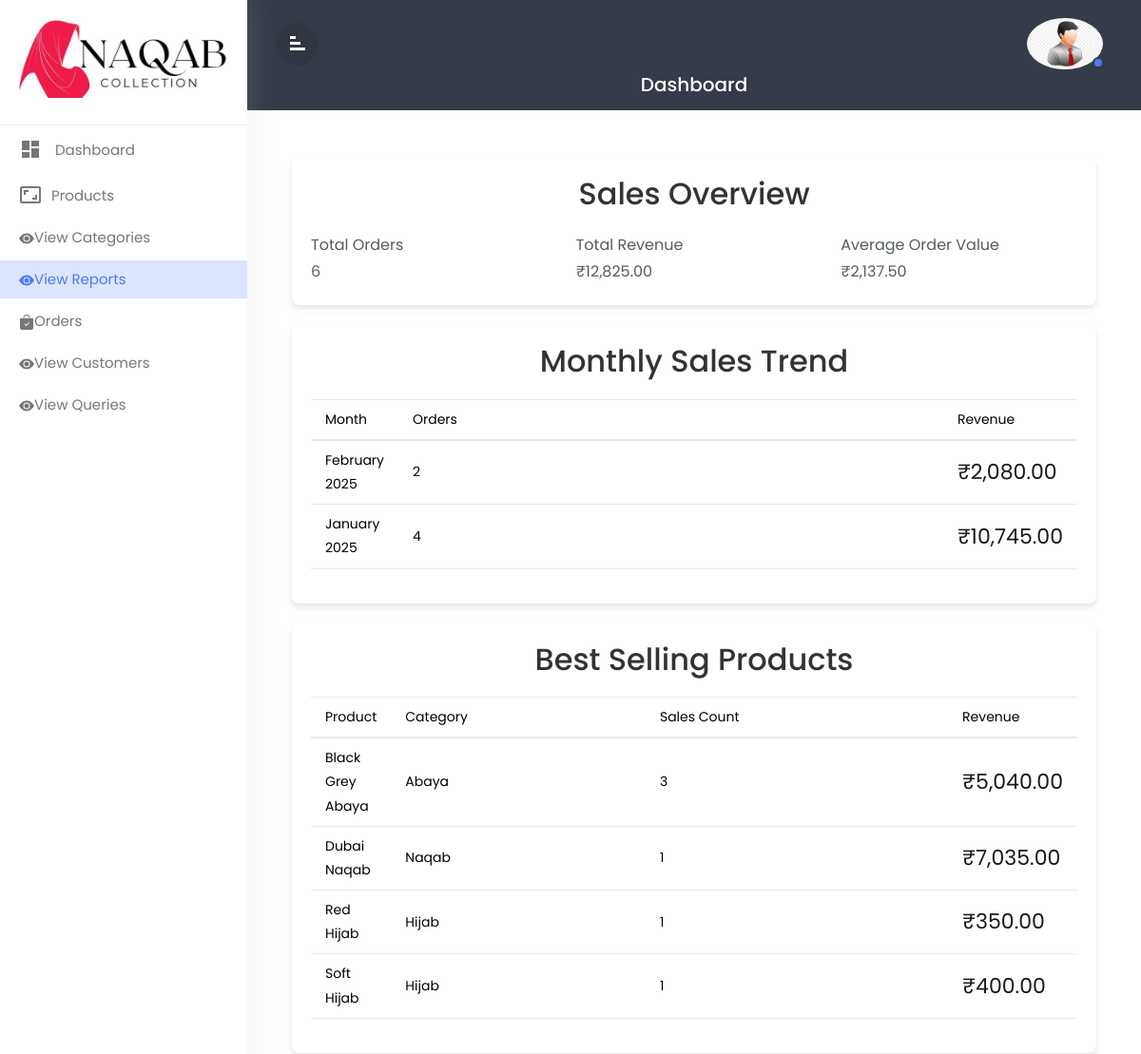
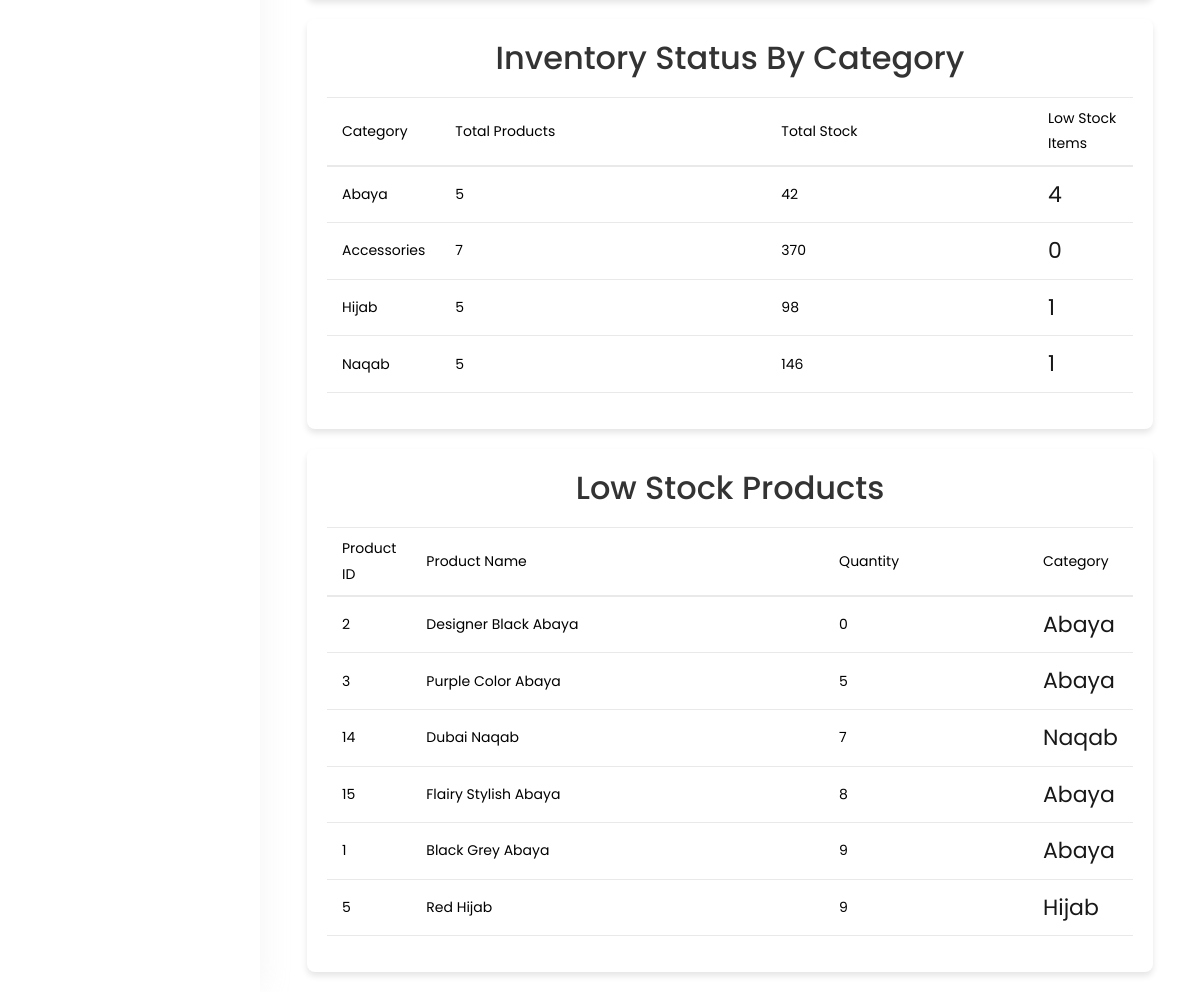
Page /admin/reports.php on the committed database (2 pictures, top to bottom).
### tables this page shows
CREATE TABLE `product` (
  `id` int(11) NOT NULL,
  `name` varchar(20) NOT NULL,
  `price` int(11) NOT NULL,
  `image` text DEFAULT NULL,
  `quantity` int(11) NOT NULL,
  `category` varchar(20) NOT NULL,
  `description` varchar(100) NOT NULL
);

### admin/reports.php (the view, shortened to what this page needs)
<!doctype html>
<html lang="en">
<head>
    <link href="https://cdn.jsdelivr.net/npm/bootstrap@5.3.3/dist/css/bootstrap.min.css" rel="stylesheet">
    <link rel="stylesheet" href="css/bootstrap.min.css">
    <link rel="stylesheet" href="css/custom.css">
</head>
<body>
    <div class="wrapper">
        <nav id="sidebar">
            <div class="sidebar-header">
                <h2><img src="img/logo.png" class="img-fluid" /></h2>
            </div>
            <ul class="list-unstyled components">
                <li>
                    <a href="admin\home.php" class="dashboard"><i class="material-icons">dashboard</i>
                        <span>Dashboard</span></a>
                </li>
                <li>
                    <a href="products.php">
                        <i class="material-icons">aspect_ratio</i>Products</a>
                </li>
                <ul>
                    <li> <a href="viewcat.php"><svg xmlns="http://www.w3.org/2000/svg" width="16" height="16" fill="currentColor" class="bi bi-eye-fill" viewBox="0 0 16 16">
                                <path d="M10.5 8a2.5 2.5 0 1 1-5 0 2.5 2.5 0 0 1 5 0" />
                                <path d="M0 8s3-5.5 8-5.5S16 8 16 8s-3 5.5-8 5.5S0 8 0 8m8 3.5a3.5 3.5 0 1 0 0-7 3.5 3.5 0 0 0 0 7" />
                            </svg>View Categories</a>
                    </li>
                </ul>
                <ul>
                    <ul>
                        <li class="active"> <a href="reports.php"><svg xmlns="http://www.w3.org/2000/svg" width="16" height="16" fill="currentColor" class="bi bi-eye-fill" viewBox="0 0 16 16">
                                    <path d="M10.5 8a2.5 2.5 0 1 1-5 0 2.5 2.5 0 0 1 5 0" />
                                    <path d="M0 8s3-5.5 8-5.5S16 8 16 8s-3 5.5-8 5.5S0 8 0 8m8 3.5a3.5 3.5 0 1 0 0-7 3.5 3.5 0 0 0 0 7" />
                                </svg>View Reports</a>
                        </li>
                    </ul>
                    <li>
                        <a href="orders.php">
                            Orders</a>
                    </li>
                </ul>
                <ul>
                    <li>
                        <a href="customers.php">
                            <svg xmlns="http://www.w3.org/2000/svg" width="16" height="16" fill="currentColor" class="bi bi-eye-fill" viewBox="0 0 16 16">
                                <path d="M10.5 8a2.5 2.5 0 1 1-5 0 2.5 2.5 0 0 1 5 0" />
                                <path d="M0 8s3-5.5 8-5.5S16 8 16 8s-3 5.5-8 5.5S0 8 0 8m8 3.5a3.5 3.5 0 1 0 0-7 3.5 3.5 0 0 0 0 7" />
                            </svg>View customers</a>
                    </li>
                </ul>
                <ul>
                    <li>
                        <a href="queries.php">
                            <svg xmlns="http://www.w3.org/2000/svg" width="16" height="16" fill="currentColor" class="bi bi-eye-fill" viewBox="0 0 16 16">
                                <path d="M10.5 8a2.5 2.5 0 1 1-5 0 2.5 2.5 0 0 1 5 0" />
                                <path d="M0 8s3-5.5 8-5.5S16 8 16 8s-3 5.5-8 5.5S0 8 0 8m8 3.5a3.5 3.5 0 1 0 0-7 3.5 3.5 0 0 0 0 7" />
                            </svg>View Queries</a>
                    </li>
                </ul>
        </nav>
        <div id="content">
            <div class="top-navbar">
                <div class="xp-topbar">
                    <div class="row">
                        <div class="col-2 col-md-1 col-lg-1 order-2 order-md-1 align-self-center">
                            <div class="xp-menubar">
                                <span class="material-icons text-white">signal_cellular_alt
                                </span>
                            </div>
                        </div>
                        <div class="col-md-5 col-lg-3 order-4 order-md-2">
                        </div>
                        <div class="col-10 col-md-6 col-lg-8 order-1 order-md-4">
                            <div class="xp-profilebar text-right">
                                <nav class="navbar p-0">
                                    <ul class="nav navbar-nav flex-row ml-auto">
                                        <li class="nav-item dropdown">
                                            <a class="nav-link" href="#" data-toggle="dropdown">
                                                <img src="img/admin.png" style="width:80px; border-radius:50%;height: 100%;" />
                                                <span class="xp-user-live"></span>
                                            </a>
                                        </li>
                                    </ul>
                                </nav>
                            </div>
                        </div>
                    </div>
                </div>
                <div class="xp-breadcrumbbar text-center">
                    <h4 class="page-title">Dashboard</h4>
                </div>
            </div>
            <br>
            <?php
            $conn = mysqli_connect('localhost', 'root', '', 'naqab');
            function getSalesSummary()
            {
                global $conn;
                $query = "
        SELECT
            COUNT(*) as total_orders,
            SUM(total_amount) as total_revenue,
            AVG(total_amount) as average_order_value
        FROM orders
    ";
                return mysqli_query($conn, $query);
            }
            function getMonthlySales()
            {
                global $conn;
                $query = "
        SELECT
            DATE_FORMAT(order_date, '%M %Y') as month,
            COUNT(*) as order_count,
            SUM(total_amount) as revenue
        FROM orders
        GROUP BY MONTH(order_date), YEAR(order_date)
        ORDER BY order_date DESC
        LIMIT 6
    ";
                return mysqli_query($conn, $query);
            }
            function getBestSellers()
            {
                global $conn;
                $query = "
        SELECT
            p.name as product_name,
            p.category,
            COUNT(o.id) as sales_count,
            SUM(o.total_amount) as revenue
        FROM orders o
        JOIN product p ON o.product_id = p.id
        GROUP BY p.id
        ORDER BY sales_count DESC
        LIMIT 5
    ";
                return mysqli_query($conn, $query);
            }
            function getInventoryStatus()
            {
                global $conn;
                $query = "
        SELECT
            category,
            COUNT(*) as total_products,
            SUM(quantity) as total_stock,
            SUM(CASE WHEN quantity <= 10 THEN 1 ELSE 0 END) as low_stock_items
        FROM product
        GROUP BY category
    ";
                return mysqli_query($conn, $query);
            }
            function getLowStockProducts()
            {
                global $conn;
                $query = "
        SELECT
            id,
            name,
            quantity,
            category
        FROM product
        WHERE quantity <= 10
        ORDER BY quantity ASC
    ";
                return mysqli_query($conn, $query);
            }
            ?>
            <!DOCTYPE html>
            <html lang="en">
            <head>
            </head>
            <body>
                <div class="report-container">
                    <h2 class="report-title">Sales Overview</h2>
                    <div class="row">
                        <?php
                        $sales_summary = getSalesSummary();
                        $summary = mysqli_fetch_assoc($sales_summary);
                        ?>
                        <div class="col-md-4">
                            <div class="metric-card">
                                <div class="metric-title">Total Orders</div>
                                <div class="metric-value"><?php echo number_format($summary['total_orders']); ?></div>
                            </div>
                        </div>
                        <div class="col-md-4">
                            <div class="metric-card">
                                <div class="metric-title">Total Revenue</div>
                                <div class="metric-value">₹<?php echo number_format($summary['total_revenue'], 2); ?></div>
                            </div>
                        </div>
                        <div class="col-md-4">
                            <div class="metric-card">
                                <div class="metric-title">Average Order Value</div>
                                <div class="metric-value">₹<?php echo number_format($summary['average_order_value'], 2); ?></div>
                            </div>
                        </div>
                    </div>
                </div>
                <div class="report-container">
                    <h2 class="report-title">Monthly Sales Trend</h2>
                    <div class="table-responsive">
                        <table class="table">
                            <thead>
                                <tr>
                                    <th>Month</th>
                                    <th>Orders</th>
                                    <th>Revenue</th>
                                </tr>
                            </thead>
                            <tbody>
                                <?php
                                $monthly_sales = getMonthlySales();
                                while ($row = mysqli_fetch_assoc($monthly_sales)):
                                ?>
                                    <tr>
                                        <td><?php echo $row['month']; ?></td>
                                        <td><?php echo $row['order_count']; ?></td>
                                        <td>₹<?php echo number_format($row['revenue'], 2); ?></td>
                                    </tr>
                                <?php endwhile; ?>
                            </tbody>
                        </table>
                    </div>
                </div>
                <div class="report-container">
                    <h2 class="report-title">Best Selling Products</h2>
                    <div class="table-responsive">
                        <table class="table">
                            <thead>
                                <tr>
                                    <th>Product</th>
                                    <th>Category</th>
                                    <th>Sales Count</th>
                                    <th>Revenue</th>
                                </tr>
                            </thead>
                            <tbody>
                                <?php
                                $best_sellers = getBestSellers();
                                while ($row = mysqli_fetch_assoc($best_sellers)):
                                ?>
                                    <tr>
                                        <td><?php echo $row['product_name']; ?></td>
                                        <td><?php echo $row['category']; ?></td>
                                        <td><?php echo $row['sales_count']; ?></td>
                                        <td>₹<?php echo number_format($row['revenue'], 2); ?></td>
                                    </tr>
                                <?php endwhile; ?>
                            </tbody>
                        </table>
                    </div>
                </div>
                <div class="report-container">
                    <h2 class="report-title">Inventory Status by Category</h2>
                    <div class="table-responsive">
                        <table class="table">
                            <thead>
                                <tr>
                                    <th>Category</th>
                                    <th>Total Products</th>
                                    <th>Total Stock</th>
                                    <th>Low Stock Items</th>
                                </tr>
                            </thead>
                            <tbody>
                                <?php
                                $inventory_status = getInventoryStatus();
                                while ($row = mysqli_fetch_assoc($inventory_status)):
                                    $status_class = $row['low_stock_items'] > 0 ? 'status-warning' : 'status-good';
                                ?>
                                    <tr>
                                        <td><?php echo $row['category']; ?></td>
                                        <td><?php echo $row['total_products']; ?></td>
                                        <td><?php echo $row['total_stock']; ?></td>
                                        <td class="<?php echo $status_class; ?>"><?php echo $row['low_stock_items']; ?></td>
                                    </tr>
                                <?php endwhile; ?>
                            </tbody>
                        </table>
                    </div>
                </div>
                <div class="report-container">
                    <h2 class="report-title">Low Stock Products</h2>
                    <div class="table-responsive">
                        <table class="table">
                            <thead>
                                <tr>
                                    <th>Product ID</th>
                                    <th>Product Name</th>
                                    <th>Quantity</th>
                                    <th>Category</th>
                                </tr>
                            </thead>
                            <tbody>
                                <?php
                                $low_stock = getLowStockProducts();
                                while ($row = mysqli_fetch_assoc($low_stock)):
                                ?>
                                    <tr>
                                        <td><?php echo $row['id']; ?></td>
                                        <td><?php echo $row['name']; ?></td>
                                        <td><?php echo $row['quantity']; ?></td>
                                        <td><?php echo $row['category']; ?></td>
                                    </tr>
                                <?php endwhile; ?>
                            </tbody>
                        </table>
                    </div>
                </div>
            </body>
            </html>

### rows in the picture
product: id "2", name "Designer Black Abaya", quantity "0", category "Abaya"
product: id "3", name "Purple Color Abaya", quantity "5", category "Abaya"
product: id "14", name "Dubai Naqab", quantity "7", category "Naqab"
product: id "15", name "Flairy Stylish Abaya", quantity "8", category "Abaya"
product: id "1", name "Black Grey Abaya", quantity "9", category "Abaya"
product: id "5", name "Red Hijab", quantity "9", category "Hijab"

### other values in the picture
$summary['total_orders'] "6"
$summary['total_revenue'] "12,825.00"
$summary['average_order_value'] "2,137.50"
$row['month'] "February 2025"
$row['order_count'] "2"
$row['revenue'] "2,080.00"
$row['month'] "January 2025"
$row['order_count'] "4"
$row['revenue'] "10,745.00"
$row['product_name'] "Black Grey Abaya"
$row['category'] "Abaya"
$row['sales_count'] "3"
$row['revenue'] "5,040.00"
$row['product_name'] "Dubai Naqab"
$row['category'] "Naqab"
